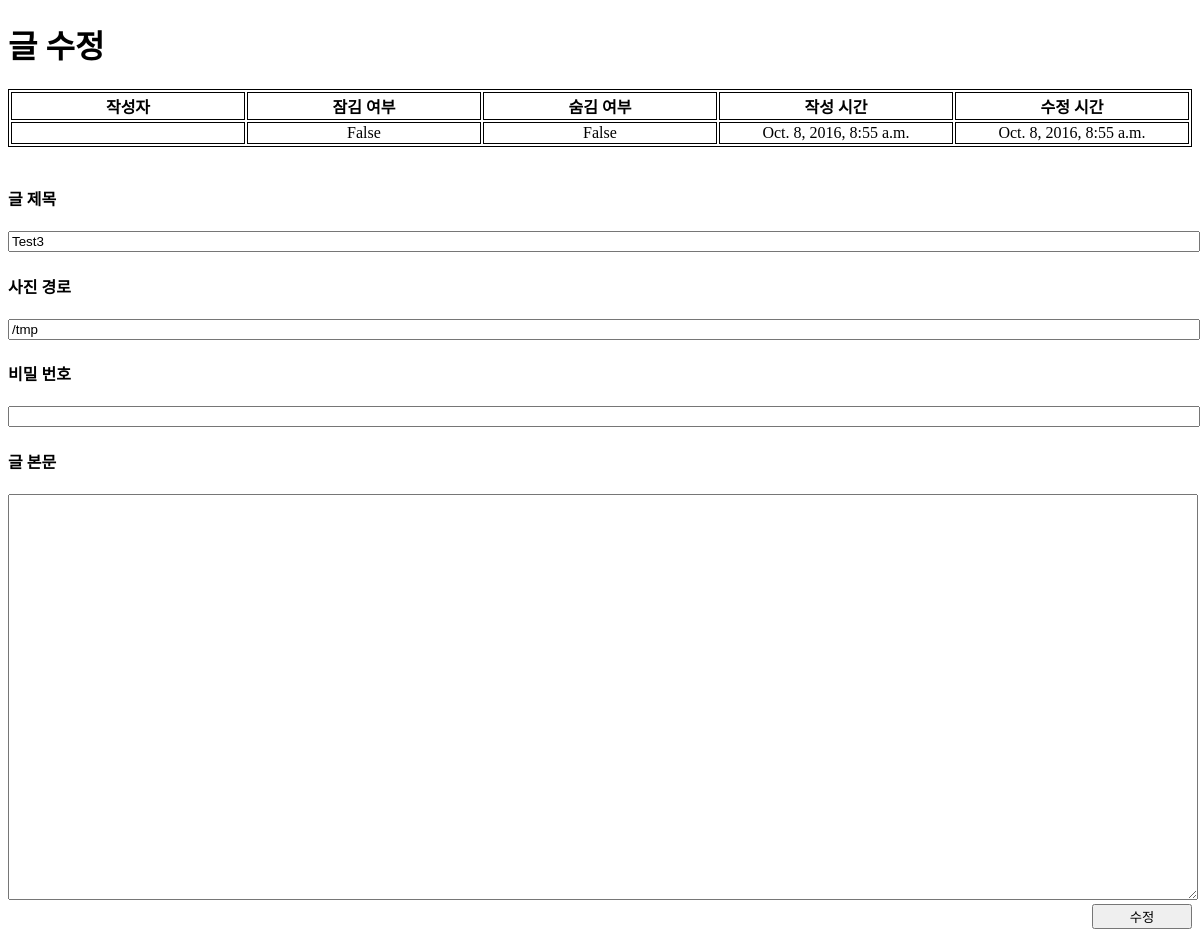
Screenshot of /photos/posts/8/edit/ with the database file from the repository.
### photos/models.py (models this page shows, shortened)
class BaseStruct(models.Model):
	content = models.TextField()
	updated_at = models.DateTimeField(auto_now=True)        # 모델의 변화가 있을 때 마다 데이터 업데이트
	created_at = models.DateTimeField(auto_now_add=True)    # 모델이 최초 추가시에만 한번 데이터 업데이트
	class Meta:
		abstract = True                                     # 추상화 클래스. 테이블로 생성되지 않는다.
		ordering = ['-created_at', '-pk']                   # 기본 정렬 정보

class Post(BaseStruct):
	tags = models.ManyToManyField('Tags', blank=True)
	user = models.ForeignKey(settings.AUTH_USER_MODEL)
	title = models.CharField(max_length=100)
	locked = models.BooleanField()
	hidden = models.BooleanField()
	passwd = models.CharField(max_length=15, blank=True)
	image = models.ImageField(upload_to='%Y/%m/%d', null=True, blank=False)
	filepath = models.CharField(max_length=255)

### photos/views.py (the view, shortened to what this page needs)
# urls.py: url(r'^posts/(?P<pk>[0-9]+)/edit/$', edit_targetpost, name = 'edittargetpost'),
def edit_targetpost(req, pk):
	obj_editpost = get_object_or_404(Post, pk = pk)
	if req.method == 'GET':
		pass
	return render(req, 'edit_targetpost.html', {
		'post' : obj_editpost
	})

### photos/templates/edit_targetpost.html (shortened to what this page needs)
<!DOCTYPE html>
<html lang="ko">
<head>
</head>
<body>
	<header>
		<h1>글 수정</h1>
		<table class="cls_postlist">
			<thead>
				<tr>
					<th>작성자</th>
					<th>잠김 여부</th>
					<th>숨김 여부</th>
					<th>작성 시간</th>
					<th>수정 시간</th>
				</tr>
			</thead>
			<tbody>
				<tr>
					<td>{{ post.userid }}</td>
					<td>{{ post.locked }}</td>
					<td>{{ post.hidden }}</td>
					<td>{{ post.created_at }}</td>
					<td>{{ post.updated_at }}</td>
				</tr>
			</tbody>
		</table>
	</header>
	<br>
	<form method="POST" action="">
		<div>
			<h4>글 제목</h4>
			<input type="text" name="title" class="cls_form_textfield" value="{{ post.title }}">
			<br>
			<h4>사진 경로</h4>
			<input type="text" name="filepath" class="cls_form_textfield" value="{{ post.filepath }}">
			<h4>비밀 번호</h4>
			<input type="password" name="passwd" class="cls_form_textfield" value="{{ post.passwd }}">
			<br>
			<h4>글 본문</h4>
			<textarea name="content" label="" class="cls_form_content" text="{{ post.content }}"></textarea>
		</div>
		<footer>
			<div class="cls_control_contain">
				<button type="submit" class="cls_save_btn">수정</button>
			</div>
		</footer>
	</form>
</body>
</html>

### photos/templates/edit_targetpost.html (style rules this page uses)
.cls_postlist { width : 100%; border : 1px solid black; }
.cls_postlist th, tr, td { border : 1px solid black; }
.cls_form_content { width : 100%; height : 400px; }
.cls_form_textfield { width : 100%; }
.cls_save_btn { width : 100px; }
.cls_control_contain { float : right; }
thead th { width : 200px; }
tbody td { width: 200px; text-align: center; }

### rows the page displays
Post: locked "False", hidden "False", created_at "Oct. 8, 2016, 8:55 a.m.", updated_at "Oct. 8, 2016, 8:55 a.m.", title "Test3", filepath "/tmp"
